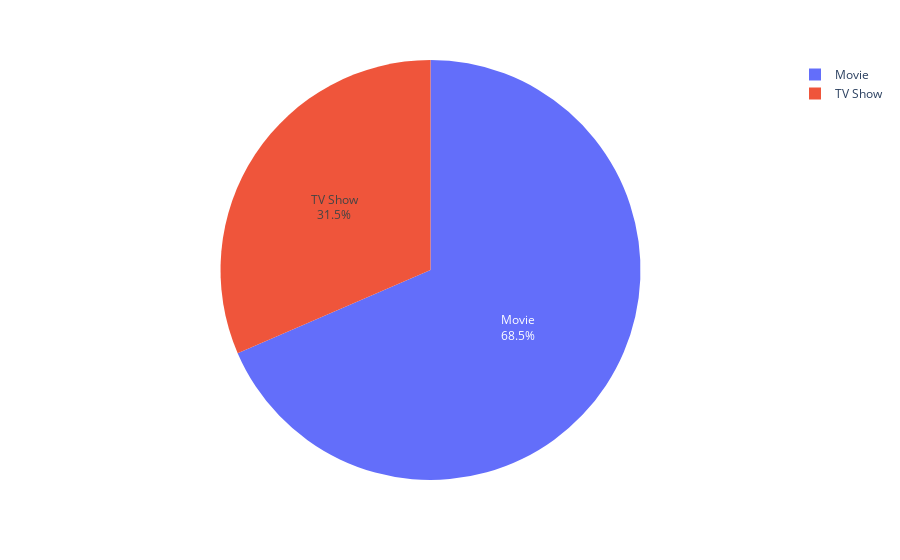

Notebook code for this chart:
### Code cell
# And I'm gonna show it with pie chart

fig = px.pie(df_netflix['type'].value_counts().reset_index(), values = 'type', names = 'index')
fig.update_traces(textposition = 'inside', textinfo = 'percent + label')
fig.show()

### Figure 1 — Plotly figure (JSON) as saved in the notebook; plotly's stock layout.template omitted (floating-point values rounded to 4 significant figures)
{"data": [{"domain": {"x": [0, 1], "y": [0, 1]}, "hovertemplate": "index=%{label}<br>type=%{value}<extra></extra>", "labels": ["Movie", "TV Show"], "legendgroup": "", "name": "", "showlegend": true, "textinfo": "percent+label", "textposition": "inside", "type": "pie", "values": [4264, 1959]}], "layout": {"legend": {"tracegroupgap": 0}, "margin": {"t": 60}}}
